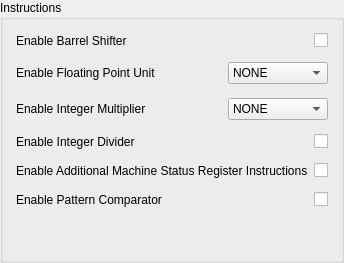
           <widget class="QGroupBox" name="groupBox_3" >
            <property name="sizePolicy" >
             <sizepolicy>
              <hsizetype>5</hsizetype>
              <vsizetype>5</vsizetype>
              <horstretch>0</horstretch>
              <verstretch>1</verstretch>
             </sizepolicy>
            </property>
            <property name="title" >
             <string>Instructions</string>
            </property>
            <layout class="QVBoxLayout" >
             <property name="margin" >
              <number>9</number>
             </property>
             <property name="spacing" >
              <number>6</number>
             </property>
             <item>
              <layout class="QHBoxLayout" >
               <property name="margin" >
                <number>4</number>
               </property>
               <property name="spacing" >
                <number>6</number>
               </property>
               <item>
                <widget class="QLabel" name="G_USE_BARREL_LABEL" >
                 <property name="sizePolicy" >
                  <sizepolicy>
                   <hsizetype>7</hsizetype>
                   <vsizetype>5</vsizetype>
                   <horstretch>0</horstretch>
                   <verstretch>0</verstretch>
                  </sizepolicy>
                 </property>
                 <property name="toolTip" >
                  <string>&lt;qt>Enable a hardware barrel shifter in MicroBlaze.  This parameter enables the instructions bsrl, bsra, bsll, bsrli, bsrai, and bslli.  Enabling the barrel shifter can dramatically improve the performance of an application, but will increase the size of the processor.  The compiler will automatically use the barrel shift instructions if this parameter is enabled.&lt;/qt></string>
                 </property>
                 <property name="text" >
                  <string>Enable Barrel Shifter</string>
                 </property>
                </widget>
               </item>
               <item>
                <widget class="QCheckBox" name="G_USE_BARREL" >
                 <property name="sizePolicy" >
                  <sizepolicy>
                   <hsizetype>1</hsizetype>
                   <vsizetype>0</vsizetype>
                   <horstretch>0</horstretch>
                   <verstretch>1</verstretch>
                  </sizepolicy>
                 </property>
                 <property name="text" >
                  <string/>
                 </property>
                </widget>
               </item>
              </layout>
             </item>
             <item>
              <layout class="QHBoxLayout" >
               <property name="margin" >
                <number>4</number>
               </property>
               <property name="spacing" >
                <number>6</number>
               </property>
               <item>
                <widget class="QLabel" name="G_USE_FPU_LABEL" >
                 <property name="sizePolicy" >
                  <sizepolicy>
                   <hsizetype>7</hsizetype>
                   <vsizetype>5</vsizetype>
                   <horstretch>0</horstretch>
                   <verstretch>0</verstretch>
                  </sizepolicy>
                 </property>
                 <property name="toolTip" >
                  <string>&lt;qt> Enable a single-precision floating point unit based on the IEEE-754 standard.  Using the FPU will significantly improve the single-precision floating point performance of the application and significantly increase the size of MicroBlaze.  Setting this parameter to BASIC enables the instructions fadd, frsub, fmul, fdiv, and fcmp.  Setting it to EXTENDED also enables the instructions flt, fint, and fsqrt.  The compiler will automatically use the FPU instructions corresponding to the setting of this parameter. &lt;/qt></string>
                 </property>
                 <property name="text" >
                  <string>Enable Floating Point Unit</string>
                 </property>
                </widget>
               </item>
               <item>
                <widget class="QComboBox" name="G_USE_FPU" >
                 <property name="minimumSize" >
                  <size>
                   <width>100</width>
                   <height>0</height>
                  </size>
                 </property>
                 <item>
                  <property name="text" >
                   <string>NONE</string>
                  </property>
                 </item>
                 <item>
                  <property name="text" >
                   <string>BASIC</string>
                  </property>
                 </item>
                 <item>
                  <property name="text" >
                   <string>EXTENDED</string>
                  </property>
                 </item>
                </widget>
               </item>
              </layout>
             </item>
             <item>
              <layout class="QHBoxLayout" >
               <property name="margin" >
                <number>4</number>
               </property>
               <property name="spacing" >
                <number>6</number>
               </property>
               <item>
                <widget class="QLabel" name="G_USE_HW_MUL_LABEL" >
                 <property name="sizePolicy" >
                  <sizepolicy>
                   <hsizetype>7</hsizetype>
                   <vsizetype>5</vsizetype>
                   <horstretch>0</horstretch>
                   <verstretch>0</verstretch>
                  </sizepolicy>
                 </property>
                 <property name="toolTip" >
                  <string>&lt;qt> Enable a hardware integer multiplier in MicroBlaze.  This parameter enables the instructions mul and muli when set to MUL32.  The additional instructions mulh, mulhu and mulhsu for 64-bit multiplication are also enabled when set to MUL64. This parameter can be set to NONE to free up MUL or DSP48 primitives in the device for other uses.  Setting this parameter to NONE has a minor effect on the area of MicroBlaze.  The compiler will automatically use the mul instructions if this parameter is enabled.&lt;/qt></string>
                 </property>
                 <property name="text" >
                  <string>Enable Integer Multiplier</string>
                 </property>
                </widget>
               </item>
               <item>
                <widget class="QComboBox" name="G_USE_HW_MUL" >
                 <property name="minimumSize" >
                  <size>
                   <width>100</width>
                   <height>0</height>
                  </size>
                 </property>
                 <item>
                  <property name="text" >
                   <string>NONE</string>
                  </property>
                 </item>
                 <item>
                  <property name="text" >
                   <string>MUL32</string>
                  </property>
                 </item>
                 <item>
                  <property name="text" >
                   <string>MUL64</string>
                  </property>
                 </item>
                </widget>
               </item>
              </layout>
             </item>
             <item>
              <layout class="QHBoxLayout" >
               <property name="margin" >
                <number>4</number>
               </property>
               <property name="spacing" >
                <number>6</number>
               </property>
               <item>
                <widget class="QLabel" name="G_USE_DIV_LABEL" >
                 <property name="sizePolicy" >
                  <sizepolicy>
                   <hsizetype>7</hsizetype>
                   <vsizetype>5</vsizetype>
                   <horstretch>0</horstretch>
                   <verstretch>0</verstretch>
                  </sizepolicy>
                 </property>
                 <property name="toolTip" >
                  <string>&lt;qt>Enable a hardware integer divider in MicroBlaze.   This parameter enables the instructions idiv and idivu.  This parameter can be enabled to improve the performance of an application that performs integer division, but will increase the size of the processor.  The compiler will automatically use the idiv instructions if this parameter is enabled.&lt;/qt></string>
                 </property>
                 <property name="text" >
                  <string>Enable Integer Divider</string>
                 </property>
                </widget>
               </item>
               <item>
                <widget class="QCheckBox" name="G_USE_DIV" >
                 <property name="text" >
                  <string/>
                 </property>
                </widget>
               </item>
              </layout>
             </item>
             <item>
              <layout class="QHBoxLayout" >
               <property name="margin" >
                <number>4</number>
               </property>
               <property name="spacing" >
                <number>6</number>
               </property>
               <item>
                <widget class="QLabel" name="G_USE_MSR_INSTR_LABEL" >
                 <property name="sizePolicy" >
                  <sizepolicy>
                   <hsizetype>7</hsizetype>
                   <vsizetype>5</vsizetype>
                   <horstretch>0</horstretch>
                   <verstretch>0</verstretch>
                  </sizepolicy>
                 </property>
                 <property name="toolTip" >
                  <string>&lt;qt>Enable additional machine status register instructions for setting and clearing bits in the MSR.  This parameter enables the instructions msrset and msrclr.  Enabling this parameter will improve the performance of changing bits in the MSR.&lt;/qt></string>
                 </property>
                 <property name="text" >
                  <string>Enable Additional Machine Status Register Instructions</string>
                 </property>
                </widget>
               </item>
               <item>
                <widget class="QCheckBox" name="G_USE_MSR_INSTR" >
                 <property name="sizePolicy" >
                  <sizepolicy>
                   <hsizetype>1</hsizetype>
                   <vsizetype>0</vsizetype>
                   <horstretch>0</horstretch>
                   <verstretch>1</verstretch>
                  </sizepolicy>
                 </property>
                 <property name="text" >
                  <string/>
                 </property>
                </widget>
               </item>
              </layout>
             </item>
             <item>
              <layout class="QHBoxLayout" >
               <property name="margin" >
                <number>4</number>
               </property>
               <property name="spacing" >
                <number>6</number>
               </property>
               <item>
                <widget class="QLabel" name="G_USE_PCMP_INSTR_LABEL" >
                 <property name="sizePolicy" >
                  <sizepolicy>
                   <hsizetype>7</hsizetype>
                   <vsizetype>5</vsizetype>
                   <horstretch>0</horstretch>
                   <verstretch>0</verstretch>
                  </sizepolicy>
                 </property>
                 <property name="toolTip" >
                  <string>&lt;qt>Enable pattern compare instructions pcmpbf, pcmpeq, and pcmpne.  The pattern compare byte find (pcmpbf) instruction returns the position of the first byte that matches between two words and improves the performance of string and pattern matching operations.  The pcmpbf instruction is automatically used by the Xilinx Embedded Development Kit (EDK) libraries if this parameter is enabled.  The pcmpeq and pcmpne instructions return 1 or 0 based on the equality of the two words.  These instructions improve the performance of setting flags and are automatically used by the compiler.&lt;/qt></string>
                 </property>
                 <property name="text" >
                  <string>Enable Pattern Comparator</string>
                 </property>
                </widget>
               </item>
               <item>
                <widget class="QCheckBox" name="G_USE_PCMP_INSTR" >
                 <property name="sizePolicy" >
                  <sizepolicy>
                   <hsizetype>1</hsizetype>
                   <vsizetype>0</vsizetype>
                   <horstretch>0</horstretch>
                   <verstretch>1</verstretch>
                  </sizepolicy>
                 </property>
                 <property name="text" >
                  <string/>
                 </property>
                </widget>
               </item>
              </layout>
             </item>
             <item>
              <spacer>
               <property name="orientation" >
                <enum>Qt::Vertical</enum>
               </property>
               <property name="sizeHint" >
                <size>
                 <width>20</width>
                 <height>40</height>
                </size>
               </property>
              </spacer>
             </item>
            </layout>
           </widget>
